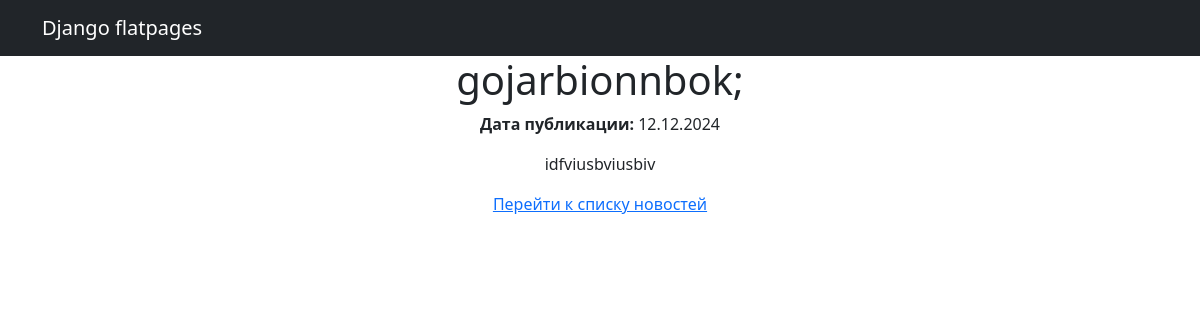
The app's page /news/11/ with its own data.
### newsapp/models.py (models this page shows, shortened)
class Post(models.Model):
    ARTICLE = 'статья'
    NEWS = 'новость'
    POST_TYPES = [
        (ARTICLE, 'Статья'),
        (NEWS, 'Новость'),
    ]
    author = models.ForeignKey(Author, on_delete=models.CASCADE)
    post_type = models.CharField(max_length=20, choices=POST_TYPES)
    created_at = models.DateTimeField(auto_now_add=True)
    categories = models.ManyToManyField(Category, through='PostCategory')
    title = models.CharField(max_length=255)
    text = models.TextField()
    rating = models.IntegerField(default=0)

### newsapp/views.py (the view)
# urls.py: path('<int:post_id>/', views.news_detail, name='news_detail'),
def news_detail(request, post_id):
    post = get_object_or_404(Post, pk=post_id)
    return render(request, 'news_detail.html', {'post': post})

### newsapp/templatetags/censor.py (called while the page is built)
@register.filter
def censor(value):
    bad_words = ['редиска', 'фуфло']
    for word in bad_words:
        value = value.replace(word, '*' * len(word))
    return value

### templates/news_detail.html
{% extends "flatpages/default.html" %}
{% load censor %}
{% block content %}
  <h1>{{ post.title|censor }}</h1>
  <p><strong>Дата публикации:</strong> {{ post.created_at|date:"d.m.Y" }}</p>
  <p>{{ post.text|censor }}</p>
<a href="{% url 'news' %}">Перейти к списку новостей</a>
{% endblock %}

### records on screen
Post: title|censor "gojarbionnbok;", created_at "12.12.2024", text|censor "idfviusbviusbiv"
